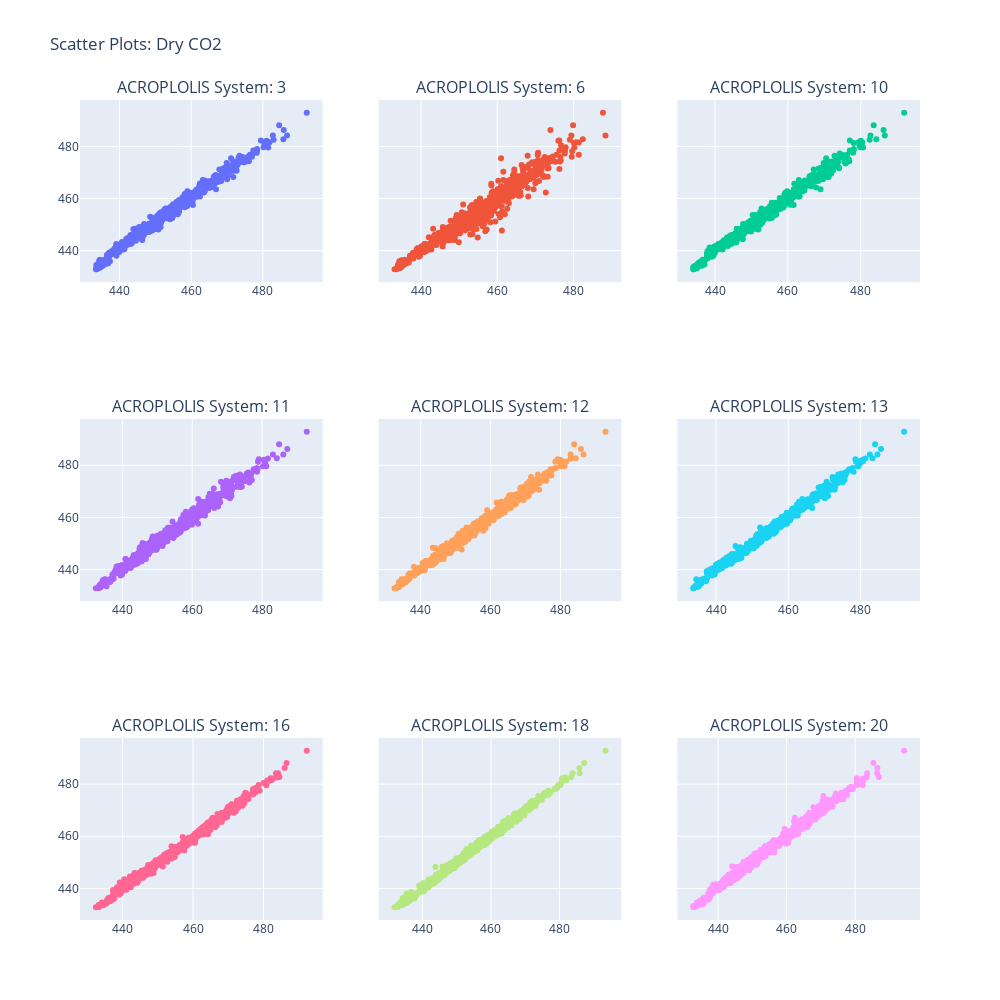
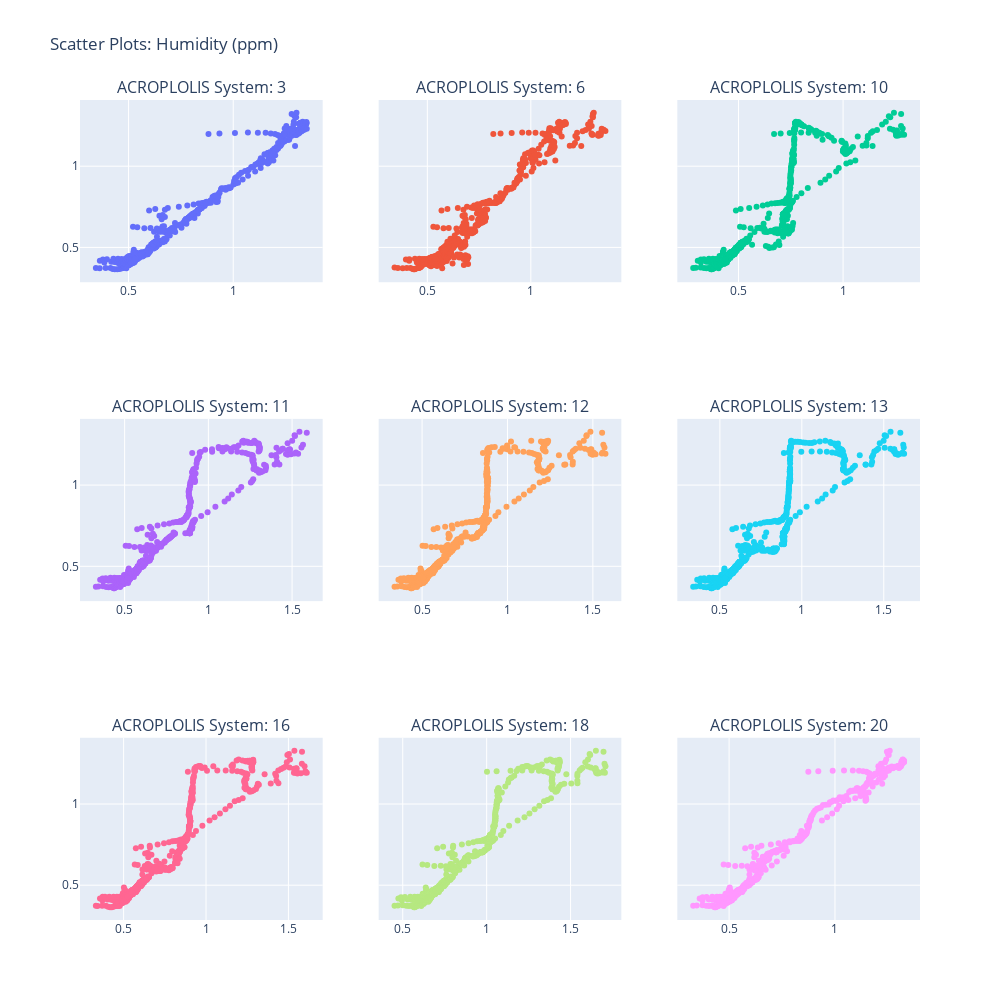

The cell these charts' notebook holds for them, in order:
### Code cell
titles = []
for system_id in system_ids:
    titles.append(f"ACROPLOLIS System: {system_id}")

fig = make_subplots(rows=3, cols=3, shared_yaxes='all', subplot_titles=(titles))
fig2 = make_subplots(rows=3, cols=3, shared_yaxes='all',  subplot_titles=(titles))
row = 1
col = 0

for system_id in system_ids:
    
    col += 1
    
    if col == 4:
        col = 1
        row += 1

    print(f"\nAnalysis for System {system_id}:")

    #----
    df_acropolis = dataframe.filter(pl.col("system_name")==f"tum-esm-midcost-raspi-{system_id}") \
        .select(["creation_timestamp", "CO2_corr", "h2o_ppm"]) \
        .rename({"CO2_corr": f"CO2_acropolis_{system_id}"}) \
        .rename({"h2o_ppm": f"H2O_acropolis_{system_id}"})
        
    df_picarro = dataframe.filter(pl.col("system_name")=="Picarro") \
        .select(["creation_timestamp", "CO2_corr","h2o_ppm"]) \
        .rename({"CO2_corr": f"CO2_picarro"}) \
        .rename({"h2o_ppm": f"H2O_picarro"})
        
    df_analysis = df_picarro.join(df_acropolis, on="creation_timestamp")  \
        .filter(pl.col("CO2_picarro") > 0)  \
        .filter(pl.col(f"CO2_acropolis_{system_id}") > 0)
        
    l_picarro = df_analysis.select("CO2_picarro").to_series().to_list()
    l_picarro_h2o = df_analysis.select("H2O_picarro").to_series().to_list()
    l_acropolis = df_analysis.select(f"CO2_acropolis_{system_id}").to_series().to_list()
    l_acropolis_h2o = df_analysis.select(f"H2O_acropolis_{system_id}").to_series().to_list()
    
    #----
    if len(l_acropolis) > 0:
        
        #plotly scatterplot
        fig.add_trace(go.Scatter(x=l_acropolis, y=l_picarro, name = f"MC-{system_id}", mode='markers'),row=row, col=col) 
        fig2.add_trace(go.Scatter(x=l_acropolis_h2o, y=l_picarro_h2o,  name = f"MC-{system_id}", mode='markers'),row=row, col=col)
        
        mean_offset = df_cal_corr_agg_1h.filter(pl.col("system_name")==f"tum-esm-midcost-raspi-{system_id}").select("diff").mean().item()
        #print(f"Offset {mean_offset}")
        
        rmse_result = rmse(l_picarro,l_acropolis)
        #print(f"RMSE: {rmse_result}")
        
        r2_result = calc_r2(l_picarro,l_acropolis)
        #print(f"R2: {r2_result}")
        
        print(f"Offset {mean_offset}, RMSE: {rmse_result}, R2: {r2_result}")
   
fig.update_layout(title_text="Scatter Plots: Dry CO2", height=1000, width=1000, showlegend=False)
#fig.update_layout(xaxis=dict(tickmode='linear',tick0=10,dtick=10), yaxis=dict(tickmode='linear',tick0=10,dtick=10))     
fig.show()
fig2.update_layout(title_text="Scatter Plots: Humidity (ppm)", height=1000, width=1000, showlegend=False)
#fig2.update_layout(xaxis=dict(tickmode='linear',tick0=0.25,dtick=0.25), yaxis=dict(tickmode='linear',tick0=0.25,dtick=0.25))    
fig2.show()

### Figure 1 — Plotly figure (JSON) as saved in the notebook; plotly's stock layout.template omitted (floating-point values rounded to 4 significant figures; data arrays with more than 128 entries replaced by an {"elided": "..."} marker saying what was removed)
{"data": [{"mode": "markers", "name": "MC-3", "type": "scatter", "x": {"elided": "755 float values"}, "xaxis": "x", "y": {"elided": "755 float values"}, "yaxis": "y"}, {"mode": "markers", "name": "MC-6", "type": "scatter", "x": {"elided": "755 float values"}, "xaxis": "x2", "y": {"elided": "755 float values"}, "yaxis": "y2"}, {"mode": "markers", "name": "MC-10", "type": "scatter", "x": {"elided": "756 float values"}, "xaxis": "x3", "y": {"elided": "756 float values"}, "yaxis": "y3"}, {"mode": "markers", "name": "MC-11", "type": "scatter", "x": {"elided": "756 float values"}, "xaxis": "x4", "y": {"elided": "756 float values"}, "yaxis": "y4"}, {"mode": "markers", "name": "MC-12", "type": "scatter", "x": {"elided": "756 float values"}, "xaxis": "x5", "y": {"elided": "756 float values"}, "yaxis": "y5"}, {"mode": "markers", "name": "MC-13", "type": "scatter", "x": {"elided": "756 float values"}, "xaxis": "x6", "y": {"elided": "756 float values"}, "yaxis": "y6"}, {"mode": "markers", "name": "MC-16", "type": "scatter", "x": {"elided": "756 float values"}, "xaxis": "x7", "y": {"elided": "756 float values"}, "yaxis": "y7"}, {"mode": "markers", "name": "MC-18", "type": "scatter", "x": {"elided": "756 float values"}, "xaxis": "x8", "y": {"elided": "756 float values"}, "yaxis": "y8"}, {"mode": "markers", "name": "MC-20", "type": "scatter", "x": {"elided": "756 float values"}, "xaxis": "x9", "y": {"elided": "756 float values"}, "yaxis": "y9"}], "layout": {"annotations": [{"font": {"size": 16}, "showarrow": false, "text": "ACROPLOLIS System: 3", "x": 0.1444, "xanchor": "center", "xref": "paper", "y": 1, "yanchor": "bottom", "yref": "paper"}, {"font": {"size": 16}, "showarrow": false, "text": "ACROPLOLIS System: 6", "x": 0.5, "xanchor": "center", "xref": "paper", "y": 1, "yanchor": "bottom", "yref": "paper"}, {"font": {"size": 16}, "showarrow": false, "text": "ACROPLOLIS System: 10", "x": 0.8556, "xanchor": "center", "xref": "paper", "y": 1, "yanchor": "bottom", "yref": "paper"}, {"font": {"size": 16}, "showarrow": false, "text": "ACROPLOLIS System: 11", "x": 0.1444, "xanchor": "center", "xref": "paper", "y": 0.6111, "yanchor": "bottom", "yref": "paper"}, {"font": {"size": 16}, "showarrow": false, "text": "ACROPLOLIS System: 12", "x": 0.5, "xanchor": "center", "xref": "paper", "y": 0.6111, "yanchor": "bottom", "yref": "paper"}, {"font": {"size": 16}, "showarrow": false, "text": "ACROPLOLIS System: 13", "x": 0.8556, "xanchor": "center", "xref": "paper", "y": 0.6111, "yanchor": "bottom", "yref": "paper"}, {"font": {"size": 16}, "showarrow": false, "text": "ACROPLOLIS System: 16", "x": 0.1444, "xanchor": "center", "xref": "paper", "y": 0.2222, "yanchor": "bottom", "yref": "paper"}, {"font": {"size": 16}, "showarrow": false, "text": "ACROPLOLIS System: 18", "x": 0.5, "xanchor": "center", "xref": "paper", "y": 0.2222, "yanchor": "bottom", "yref": "paper"}, {"font": {"size": 16}, "showarrow": false, "text": "ACROPLOLIS System: 20", "x": 0.8556, "xanchor": "center", "xref": "paper", "y": 0.2222, "yanchor": "bottom", "yref": "paper"}], "height": 1000, "showlegend": false, "title": {"text": "Scatter Plots: Dry CO2"}, "width": 1000, "xaxis": {"anchor": "y", "domain": [0, 0.2889]}, "xaxis2": {"anchor": "y2", "domain": [0.3556, 0.6444]}, "xaxis3": {"anchor": "y3", "domain": [0.7111, 1]}, "xaxis4": {"anchor": "y4", "domain": [0, 0.2889]}, "xaxis5": {"anchor": "y5", "domain": [0.3556, 0.6444]}, "xaxis6": {"anchor": "y6", "domain": [0.7111, 1]}, "xaxis7": {"anchor": "y7", "domain": [0, 0.2889]}, "xaxis8": {"anchor": "y8", "domain": [0.3556, 0.6444]}, "xaxis9": {"anchor": "y9", "domain": [0.7111, 1]}, "yaxis": {"anchor": "x", "domain": [0.7778, 1], "matches": "y7"}, "yaxis2": {"anchor": "x2", "domain": [0.7778, 1], "matches": "y7", "showticklabels": false}, "yaxis3": {"anchor": "x3", "domain": [0.7778, 1], "matches": "y7", "showticklabels": false}, "yaxis4": {"anchor": "x4", "domain": [0.3889, 0.6111], "matches": "y7"}, "yaxis5": {"anchor": "x5", "domain": [0.3889, 0.6111], "matches": "y7", "showticklabels": false}, "yaxis6": {"anchor": "x6", "domain": [0.3889, 0.6111], "matches": "y7", "showticklabels": false}, "yaxis7": {"anchor": "x7", "domain": [0, 0.2222]}, "yaxis8": {"anchor": "x8", "domain": [0, 0.2222], "matches": "y7", "showticklabels": false}, "yaxis9": {"anchor": "x9", "domain": [0, 0.2222], "matches": "y7", "showticklabels": false}}}

### Figure 2 — Plotly figure (JSON) as saved in the notebook; plotly's stock layout.template omitted (floating-point values rounded to 4 significant figures; data arrays with more than 128 entries replaced by an {"elided": "..."} marker saying what was removed)
{"data": [{"mode": "markers", "name": "MC-3", "type": "scatter", "x": {"elided": "755 float values"}, "xaxis": "x", "y": {"elided": "755 float values"}, "yaxis": "y"}, {"mode": "markers", "name": "MC-6", "type": "scatter", "x": {"elided": "755 float values"}, "xaxis": "x2", "y": {"elided": "755 float values"}, "yaxis": "y2"}, {"mode": "markers", "name": "MC-10", "type": "scatter", "x": {"elided": "756 float values"}, "xaxis": "x3", "y": {"elided": "756 float values"}, "yaxis": "y3"}, {"mode": "markers", "name": "MC-11", "type": "scatter", "x": {"elided": "756 float values"}, "xaxis": "x4", "y": {"elided": "756 float values"}, "yaxis": "y4"}, {"mode": "markers", "name": "MC-12", "type": "scatter", "x": {"elided": "756 float values"}, "xaxis": "x5", "y": {"elided": "756 float values"}, "yaxis": "y5"}, {"mode": "markers", "name": "MC-13", "type": "scatter", "x": {"elided": "756 float values"}, "xaxis": "x6", "y": {"elided": "756 float values"}, "yaxis": "y6"}, {"mode": "markers", "name": "MC-16", "type": "scatter", "x": {"elided": "756 float values"}, "xaxis": "x7", "y": {"elided": "756 float values"}, "yaxis": "y7"}, {"mode": "markers", "name": "MC-18", "type": "scatter", "x": {"elided": "756 float values"}, "xaxis": "x8", "y": {"elided": "756 float values"}, "yaxis": "y8"}, {"mode": "markers", "name": "MC-20", "type": "scatter", "x": {"elided": "756 float values"}, "xaxis": "x9", "y": {"elided": "756 float values"}, "yaxis": "y9"}], "layout": {"annotations": [{"font": {"size": 16}, "showarrow": false, "text": "ACROPLOLIS System: 3", "x": 0.1444, "xanchor": "center", "xref": "paper", "y": 1, "yanchor": "bottom", "yref": "paper"}, {"font": {"size": 16}, "showarrow": false, "text": "ACROPLOLIS System: 6", "x": 0.5, "xanchor": "center", "xref": "paper", "y": 1, "yanchor": "bottom", "yref": "paper"}, {"font": {"size": 16}, "showarrow": false, "text": "ACROPLOLIS System: 10", "x": 0.8556, "xanchor": "center", "xref": "paper", "y": 1, "yanchor": "bottom", "yref": "paper"}, {"font": {"size": 16}, "showarrow": false, "text": "ACROPLOLIS System: 11", "x": 0.1444, "xanchor": "center", "xref": "paper", "y": 0.6111, "yanchor": "bottom", "yref": "paper"}, {"font": {"size": 16}, "showarrow": false, "text": "ACROPLOLIS System: 12", "x": 0.5, "xanchor": "center", "xref": "paper", "y": 0.6111, "yanchor": "bottom", "yref": "paper"}, {"font": {"size": 16}, "showarrow": false, "text": "ACROPLOLIS System: 13", "x": 0.8556, "xanchor": "center", "xref": "paper", "y": 0.6111, "yanchor": "bottom", "yref": "paper"}, {"font": {"size": 16}, "showarrow": false, "text": "ACROPLOLIS System: 16", "x": 0.1444, "xanchor": "center", "xref": "paper", "y": 0.2222, "yanchor": "bottom", "yref": "paper"}, {"font": {"size": 16}, "showarrow": false, "text": "ACROPLOLIS System: 18", "x": 0.5, "xanchor": "center", "xref": "paper", "y": 0.2222, "yanchor": "bottom", "yref": "paper"}, {"font": {"size": 16}, "showarrow": false, "text": "ACROPLOLIS System: 20", "x": 0.8556, "xanchor": "center", "xref": "paper", "y": 0.2222, "yanchor": "bottom", "yref": "paper"}], "height": 1000, "showlegend": false, "title": {"text": "Scatter Plots: Humidity (ppm)"}, "width": 1000, "xaxis": {"anchor": "y", "domain": [0, 0.2889]}, "xaxis2": {"anchor": "y2", "domain": [0.3556, 0.6444]}, "xaxis3": {"anchor": "y3", "domain": [0.7111, 1]}, "xaxis4": {"anchor": "y4", "domain": [0, 0.2889]}, "xaxis5": {"anchor": "y5", "domain": [0.3556, 0.6444]}, "xaxis6": {"anchor": "y6", "domain": [0.7111, 1]}, "xaxis7": {"anchor": "y7", "domain": [0, 0.2889]}, "xaxis8": {"anchor": "y8", "domain": [0.3556, 0.6444]}, "xaxis9": {"anchor": "y9", "domain": [0.7111, 1]}, "yaxis": {"anchor": "x", "domain": [0.7778, 1], "matches": "y7"}, "yaxis2": {"anchor": "x2", "domain": [0.7778, 1], "matches": "y7", "showticklabels": false}, "yaxis3": {"anchor": "x3", "domain": [0.7778, 1], "matches": "y7", "showticklabels": false}, "yaxis4": {"anchor": "x4", "domain": [0.3889, 0.6111], "matches": "y7"}, "yaxis5": {"anchor": "x5", "domain": [0.3889, 0.6111], "matches": "y7", "showticklabels": false}, "yaxis6": {"anchor": "x6", "domain": [0.3889, 0.6111], "matches": "y7", "showticklabels": false}, "yaxis7": {"anchor": "x7", "domain": [0, 0.2222]}, "yaxis8": {"anchor": "x8", "domain": [0, 0.2222], "matches": "y7", "showticklabels": false}, "yaxis9": {"anchor": "x9", "domain": [0, 0.2222], "matches": "y7", "showticklabels": false}}}
